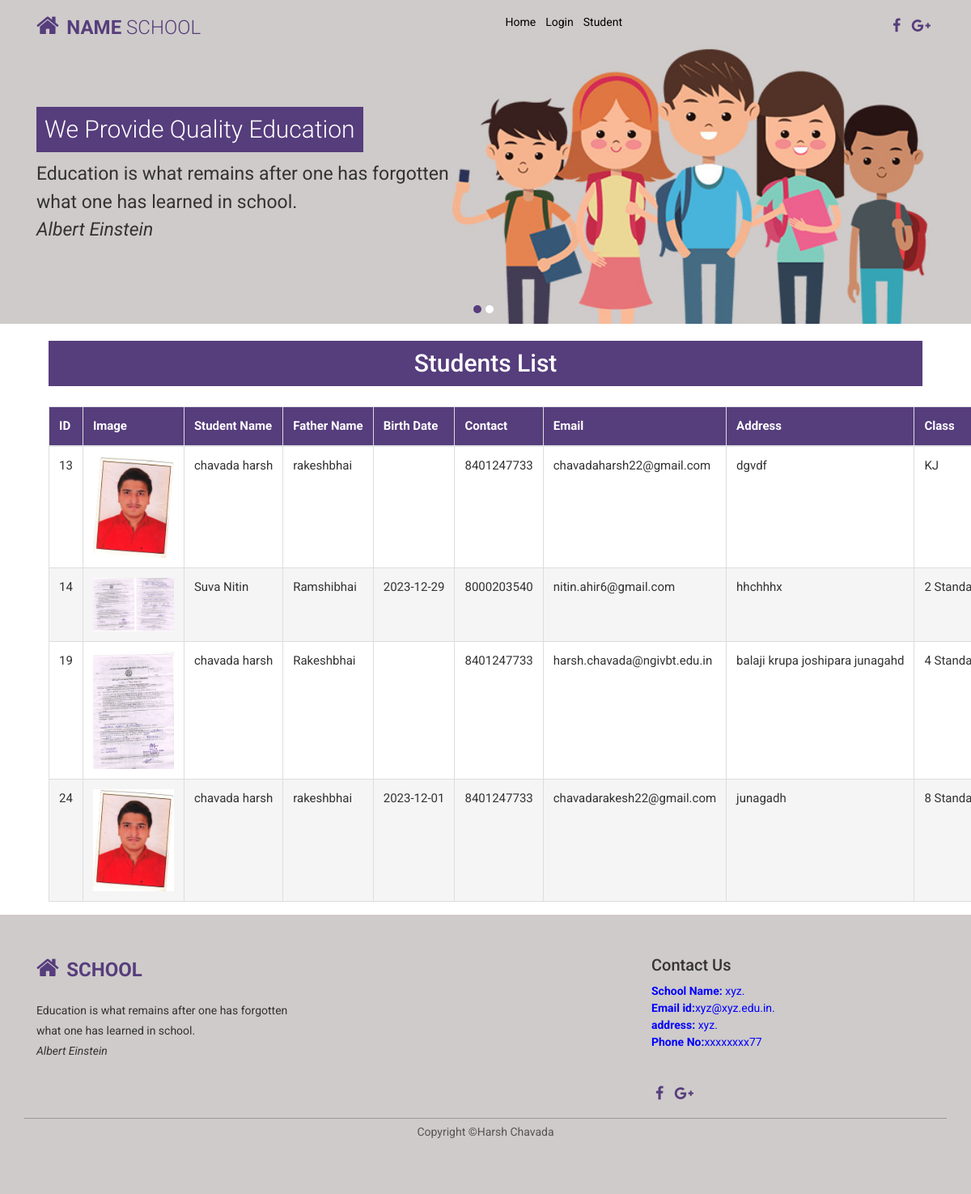
Screenshot of /sview.php with the database file from the repository.
### tables this page shows
CREATE TABLE `student` (
  `id` int(11) NOT NULL,
  `sname` varchar(200) NOT NULL,
  `gname` varchar(200) NOT NULL,
  `birth_data` varchar(15) NOT NULL,
  `contact` varchar(50) NOT NULL,
  `email` varchar(100) NOT NULL,
  `address` varchar(2000) NOT NULL,
  `class` varchar(40) NOT NULL,
  `shift` varchar(250) NOT NULL,
  `gender` varchar(10) NOT NULL,
  `blgroup` varchar(5) NOT NULL,
  `District` varchar(20) NOT NULL,
  `State` varchar(20) NOT NULL,
  `Pincode` varchar(10) NOT NULL,
  `Caste` varchar(11) NOT NULL,
  `photo_path` varchar(255) NOT NULL,
  `document_path` varchar(255) NOT NULL,
  `photo` blob DEFAULT NULL
);

### sview.php (the view, shortened to what this page needs)
<!doctype html>
<html lang="en">
<head>
    <link rel="stylesheet" href="assets/css/bootstrap.min.css">
    <link rel="stylesheet" href="assets/css/font-awesome.min.css">
    <link rel="stylesheet" href="assets/css/owl.carousel.min.css">
    <link rel="stylesheet" href="style.css">
</head>
<body>
    <div class="header-area header-absoulate">
        <div class="container">
            <div class="row">
                <div class="col-md-4">
                    <div class="logo">
                        <a href="">
                            <i class="fa fa-home"></i>
                            <span>Name <span id="na">School</span></span>
                        </a>
                    </div>
                </div>
    <div class="col-md-7">
                 <div class="main-menu">
                    <nav class="navbar navbar-expand-lg navbar-light" style="background-color: #CFCBCA;">
                        <div class="collapse navbar-collapse" id="navbarNav">
                            <ul class="navbar-nav ml-auto">
                                <li class="nav-item active">
                          <input type="button" value="Home" name="Home"
                          style="background-color: #CFCBCA;border: 0cm;"><a href="as1.php"></a>
                                </li>
                                <li class="nav-item">
                          <input type="button" value="Login" name="Login"
                          style="background-color: #CFCBCA;border: 0cm;"><a href="school_home.php"></a>
                                </li>
                                <li class="nav-item">
                          <input type="button" value="Student" name="Student"
                          style="background-color: #CFCBCA;border: 0cm;"><a href="sview.php"></a>
                                </li>
                            </ul>
                        </div>
                    </nav>
                 </div>
             </div>
                <div class="col-md-1 text-right">
                    <span class="social-icon">
                        <a href="https://www.facebook.com"><i class="fa fa-facebook"></i></a>
                        <a href="https://www.google.com"><i class="fa fa-google-plus"></i></a>
                    </span>
                </div>
            </div>
        </div>
    </div>
    <div class="welcome-area">
        <div class="owl-carousel slider-content">
            <div class="single-slider-item slider-bg-1">
                <div class="slider-inner">
                    <div class="container">
                        <div class="row">
                            <div class="col-md-12">
                                <div class="slide-text">
                                    <h2>We provide quality education</h2>
                                    <p>Education is what remains after one has forgotten<br>
                                        what one has learned in school.
                                        <br><i>Albert Einstein</i>
                                    </p>
                                </div>
                            </div>
                        </div>
                    </div>
                </div>
            </div>
        </div>
    </div>
<div id="padding" class="table-responsive">
        <div class="section-title">
            <h3>Students list</h3>
        </div>
        <?php
        $cn = mysqli_connect("localhost", "root", "", "db_admission");
				$sql = "select * from student";
				$table = mysqli_query($cn, $sql);
                print '<table class="table">';
                print '<thead><tr><th>ID</th><th>Image</th><th>Student Name</th><th>Father Name</th><th>Birth Date</th><th>Contact</th><th>Email</th><th>Address</th><th>Class</th><th>Shift</th><th>Gender</th><th>Blood Group</th><th>Caste</th><th>District</th><th>State</th><th>Pincode</th><th>Action</th></tr></thead>';
                print '<tbody>';
				while($row = mysqli_fetch_assoc($table))
				{    $imagePath = ''.$row["photo_path"];
					print '<tr>';
					print '<td >'.htmlentities($row["id"]).'</td>';
                    print '<td><img src="' . $imagePath . '" alt="Student Photo" style="width:100px;"></td>';
					print '<td >'.htmlentities($row["sname"]).'</td>';
					print '<td>'.htmlentities($row["gname"]).'</td>';
                    print '<td>'.htmlentities($row["birth_data"]).'</td>';
					print '<td>'.htmlentities($row["contact"]).'</td>';
					print '<td>'.htmlentities($row["email"]).'</td>';
					print '<td >'.htmlentities($row["address"]).'</td>';
					print '<td>'.htmlentities($row["class"]).'</td>';
                    print '</tr>';
				}
				print '</tbody></table>';
    ?>
</div>
 <footer>
        <div class="container">
            <div class="row">
                <div class="col-md-4">
                    <div class="widget">
                        <div class="logo">
                            <a href="">
                                <i class="fa fa-home"></i>
                                <span>School</span>
                            </a>
                            <p> Education is what remains after one has forgotten <br>
                                what one has learned in school.
                                <br><i>Albert Einstein</i>
                            </p>
                        </div>
                    </div>
                </div>
                <div class="col-md-4">
                </div>
                <div class="col-md-4" style="color:blue;">
                    <h5>Contact Us</h5>
                    <p class="school"><b>School Name:</b> xyz.<br>
                   <b> Email id:</b>xyz@xyz.edu.in.<br>
                    <b>address:</b> xyz.<br>
                   <b> Phone No:</b>xxxxxxxx77</p><br>
                    <span class="social-icon">
                        <a href="https://www.facebook.com"><i class="fa fa-facebook"></i></a>
                        <a href="https://www.google.com"><i class="fa fa-google-plus"></i></a>
                    </span>
                </div>
                <p class="copy-right">Copyright &copy;Harsh Chavada</p>
            </div>
        </div>
    </footer>
</body>
</html>

### style.css (style rules this page uses)
* { margin: 0 auto; }
body { font-family: 'Roboto', sans-serif; font-size: 14px; }
h1, h2, h3, h4, h5, h6 { color: #333; text-transform: capitalize; margin-bottom: 10px; }
.header-area { background-color: #563D7C; padding: 10px; }
.header-absoulate { position: absolute; top: 0; left: 0; z-index: 9; width: 100%; background: none; color: #563D7C; margin-bottom: 30px; margin-top: 6px; }
.navbar { margin: 0%; padding: 0%; width: 350px; background-color: #CFCBCA; }
.logo a i.fa.fa-home { color: #563D7C; font-size: 30px; margin-right: 6px; }
.logo span { display: inline-block; color: #563D7C; margin-left: 10px; text-transform: uppercase; margin: 0; font-size: 24px; font-weight: 700; }
.main-menu ul { padding: 0; margin: 0; list-style: none; }
.main-menu ul li { display: inline-block; }
.main-menu ul li a { display: block; padding: 5px 10px; color: #563D7C; text-transform: uppercase; text-align: center; font-weight: 600; transition: .4s; }
span.social-icon a { color: #563D7C; font-size: 18px; margin: 2px 5px; display: inline-block; }
span#na { font-weight: 300; }
.slider-bg-1 { background-image: url(assets/img/student-bg-1.jpg); }
.single-slider-item { background-position: center; background-size: cover; min-height: 400px; width: 100%; display: table; padding-top: 50px; background-color: #333; }
.slider-inner { display: table-cell; width: 100%; vertical-align: middle; }
.slide-text h2 { font-size: 30px; color: #fff; background: #563D7C; display: inline-block; padding: 10px; font-weight: 300; }
.slide-text p { color: #333; font-size: 23px; }
.section-title h3 { background: #563D7C; padding: 10px; color: #fff; font-size: 30px; text-align: center; margin-bottom: 25px; }
table { color: #333; border: none; width: 100%; font-size: 15px; margin-bottom: 35px; overflow: hidden; }
th { background-color: #563D7C; color: #fff; padding: 10px 0; font-size: 15px; text-align: center; border: 1px solid #dddd; }
td { border: 1px solid #dddd; padding: 10px; text-align: center; }
tr:nth-child(even) { background-color: #f5f5f5; }
footer { background-color: #CFCBCA; padding: 50px 0; }
.widget p { color: #333; margin-right: 20px; margin-top: 20px; line-height: 1.8; }
.copy-right { border-top: 1px solid #999; width: 100%; text-align: center; padding-top: 6px; margin-top: 15px; color: #555; }
div#padding { padding: 0 60px; }

### sview.php (style rules this page uses)
table { width: 100%; border-collapse: collapse; margin-top: 20px; }
th, td { border: 1px solid #dddddd; text-align: left; padding: 8px; white-space: nowrap; overflow: hidden; text-overflow: ellipsis; }
th:nth-child(1), td:nth-child(1) { width: 5%; }
th:nth-child(2), td:nth-child(2) { width: 15%; }

### rows the page displays
student: id "13", photo_path (picture), sname "chavada harsh", gname "rakeshbhai", contact "8401247733", email "chavadaharsh22@gmail.com", address "dgvdf", class "KJ"
student: id "14", photo_path (picture), sname "Suva Nitin", gname "Ramshibhai", birth_data "2023-12-29", contact "8000203540", email "nitin.ahir6@gmail.com", address "hhchhhx", class "2…"
student: id "19", photo_path (picture), sname "chavada harsh", gname "Rakeshbhai", contact "8401247733", email "harsh.chavada@ngivbt.edu.in", address "balaji krupa joshipara junagahd", class "4…"
student: id "24", photo_path (picture), sname "chavada harsh", gname "rakeshbhai", birth_data "2023-12-01", contact "8401247733", email "chavadarakesh22@gmail.com", address "junagadh", class "8…"
